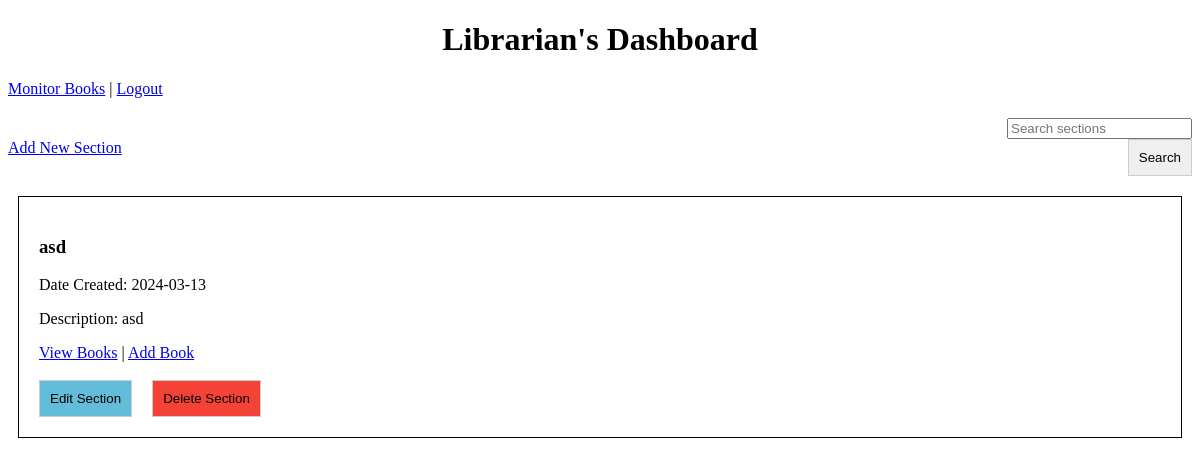
/librarian_dashboard (signed in), run on an earlier commit of the app's database.
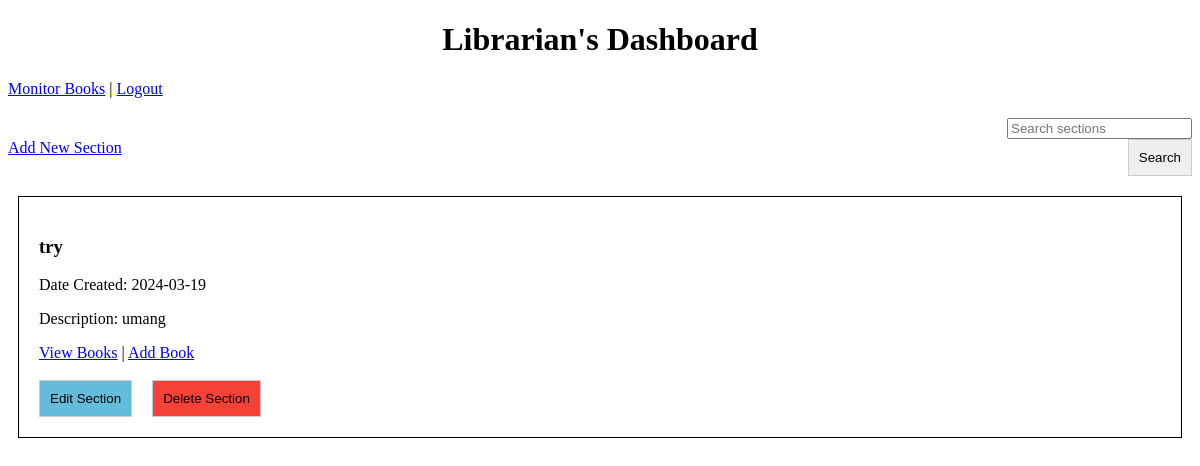
And on a later commit of the database.
### models.py (models this page shows)
class Section(db.Model):
    id = db.Column(db.Integer, primary_key=True)
    title = db.Column(db.String(100), nullable=False)
    date_created = db.Column(db.DateTime, default=datetime.now, nullable=False)
    description = db.Column(db.String(500), nullable=True)
    user_id = db.Column(db.Integer, db.ForeignKey('user.id'))
    books = db.relationship('Book', back_populates='section')
    issues = db.relationship('Issue', backref='section', lazy='dynamic')

### routes.py (the view)
@app.route('/librarian_dashboard', methods=['GET', 'POST'])
def librarian_dashboard():
    if 'librarian_id' not in session:
        return redirect(url_for('librarian_login'))
    librarian_id = session['librarian_id']
    query = request.args.get('query')  # Get the search query from URL parameters for GET request
    if query:
        sections = Section.query.filter(Section.user_id == librarian_id, Section.title.contains(query)).all()
    else:
        sections = Section.query.filter_by(user_id=librarian_id).all()
    return render_template('librarian_dashboard.html', sections=sections)

### templates/librarian_dashboard.html (shortened to what this page needs)
<!DOCTYPE html>
<html>
<head>
<link rel="stylesheet" href="{{ url_for('static', filename='css/styles.css') }}">
</head>
<body>
<div >
    <h1>Librarian's Dashboard</h1>
    <div>
        <a href="{{ url_for('monitor_books') }}">Monitor Books</a> |
        <a href="{{ url_for('logout') }}">Logout</a>
    </div>
    <form action="{{ url_for('librarian_dashboard') }}" method="GET" class='search'>
        <input type="text" placeholder="Search sections" aria-label="Search" name="query">
        <div>
            <a href="{{ url_for('add_section_form') }}" style="float:left" >Add New Section</a>
            <button  type="submit">Search</button>
        </div>
    </form>
    {% for section in sections %}
    <div class="section">
        <h3>{{ section.title }}</h3>
        <p>Date Created: {{ section.date_created.strftime('%Y-%m-%d') }}</p>
        <p>Description: {{ section.description }}</p>
        <a href="{{ url_for('view_books', section_id=section.id) }}">View Books</a>  |
        <a href="{{ url_for('add_book', section_id=section.id) }}" >Add Book</a>
        <br>
        <br>
        <div class="section-actions">
            <form action="{{ url_for('edit_section_form', section_id=section.id) }}" method="GET" style="margin-right: 10px;">
                <button type="submit" class="btn-edit">Edit Section</button>
            </form>
            <form action="{{ url_for('delete_section', section_id=section.id) }}" method="post" onsubmit="return confirm('Are you sure you want to delete this section?');">
                <button type="submit" class="btn-danger">Delete Section</button>
            </form>
        </div>
    </div>
    {% else %}
    <p>No sections added yet.</p>
    {% endfor %}
</div>
</body>
</html>

What changed in the data, as far as the page shows it:
removed Section: title "asd", date_created "2024-03-13", description "asd"
added Section: title "try", date_created "2024-03-19", description "umang"
